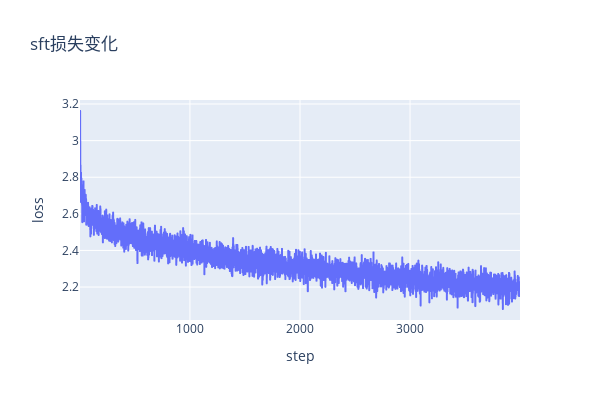

Notebook code for this chart:
### Code cell
import json
import pandas as pd
with open('/home/user/wyf/train_qwen3_next_from_scratch/result_sft/checkpoint-4000/trainer_state.json', 'r', encoding='utf-8') as f:
    data = json.load(f)
    log_history = data['log_history']
    steps = []
    losses = []
    for i in log_history[:-1]:
        step = i['step']
        loss = i['loss']
        steps.append(step)
        losses.append(loss)

import seaborn as sns
import plotly.express as px

# 创建一个DataFrame
df = pd.DataFrame({
    'Step': steps,
    'Loss': losses
})

# 使用Plotly绘制散点图
fig = px.line(df, x='Step', y='Loss', title='sft损失变化',
                 labels={'Step': 'step', 'Loss': 'loss'},
                 )  # 添加趋势线可选

fig.update_layout(width=600, height=400)
# 显示图表
fig.show()

### Figure 1 — Plotly figure (JSON) as saved in the notebook; plotly's stock layout.template omitted (floating-point values rounded to 4 significant figures; data arrays with more than 128 entries replaced by an {"elided": "..."} marker saying what was removed)
{"data": [{"hovertemplate": "step=%{x}<br>loss=%{y}<extra></extra>", "legendgroup": "", "line": {"color": "#636efa", "dash": "solid"}, "marker": {"symbol": "circle"}, "mode": "lines", "name": "", "showlegend": false, "type": "scattergl", "x": {"elided": "3999 int values"}, "xaxis": "x", "y": {"elided": "3999 float values"}, "yaxis": "y"}], "layout": {"height": 400, "legend": {"tracegroupgap": 0}, "title": {"text": "sft损失变化"}, "width": 600, "xaxis": {"anchor": "y", "domain": [0, 1], "title": {"text": "step"}}, "yaxis": {"anchor": "x", "domain": [0, 1], "title": {"text": "loss"}}}}
